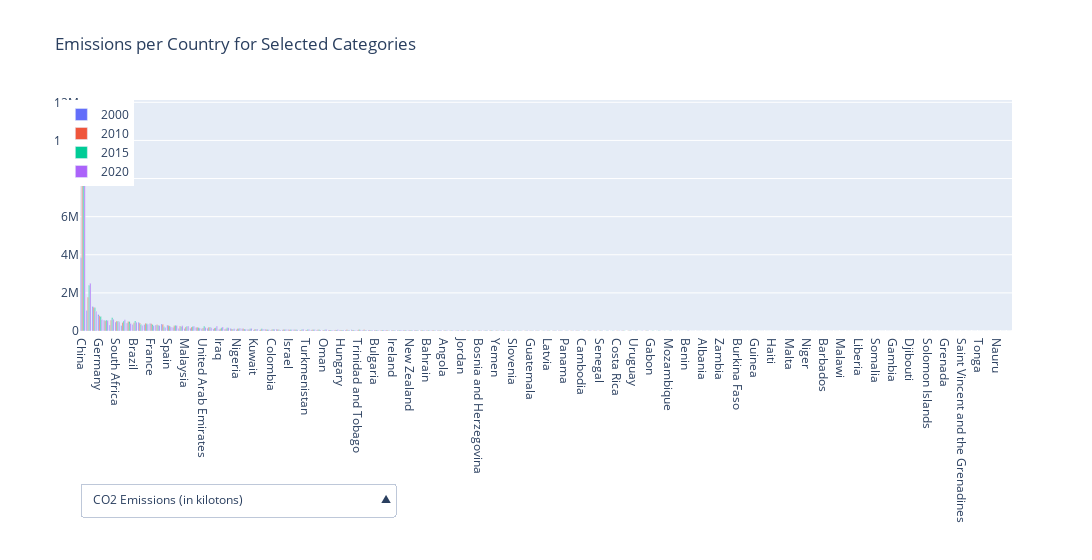

Notebook cell for this chart:
### Markdown cell above
<head>
    <style>
        .scrollable-container {
            max-width: 100%; /* Adjust based on your layout needs */
            overflow-x: auto; /* Enables horizontal scrolling */
            border: 1px solid #ccc; /* Optional: adds a border around the container */
        }
    </style>
</head>
<div class="scrollable-container">

### Code cell
# Sort by 'total_CO' (or any other initial sort criteria) and select the top 10
merge = pd.read_csv('../graphs/graphA/merge.csv')
years = ['2000', '2010', '2015', '2020']
# LULUCF filter:
# Removes all rows with 'All sectors with LULUCF' in the 'Item' column
merge = merge[merge['Item'] != 'All sectors with LULUCF']

# Calculate the average of the relative values for each country
merge['avg_total'] = merge[[year for year in years]].mean(axis=1)

# Sort by the average
total_sort = merge.sort_values('avg_total', ascending=False)

# Create a new Figure
fig = go.Figure()

for year in years:
    fig.add_trace(go.Bar(
        x=total_sort['Area'],
        y=total_sort[year],
        name=year,
        width=0.2,
    ))


# Change the bar mode to group
fig.update_layout(barmode='group')

# Add labels and title
fig.update_layout(
    title='Emissions per Country for Selected Categories',
    xaxis_title='',
    yaxis_title=''
)

# Define dropdown menus for switching categories
fig.update_layout(
    updatemenus=[
        dict(
            buttons=[
                dict(label="CO2 Emissions (in kilotons)",
                     method="update",
                     args=[{"y": [total_sort[year] for year in years]}]),
                dict(label="CO2 Emissions per Area (in kilotons per km²)",
                     method="update",
                     args=[{"y": [total_sort[year+'/area'] for year in years]}]),
                dict(label="CO2 Emissions per Capita (in kilotons per person)",
                     method="update",
                     args=[{"y": [total_sort[year+'/pop'] for year in years]}])
            ],
            direction="up",
            pad={"r": 10, "t": 10},
            showactive=True,
            x=0,
            xanchor="left",
            y=-0.8,
            yanchor="bottom"
        ),
    ],
    width=6000,
    bargroupgap=1,
    legend=dict(x=-0.02, y=1, xanchor='left', yanchor='top'),
)

# Show the plot
fig.show()

### Figure 1 — Plotly figure (JSON) as saved in the notebook; plotly's stock layout.template omitted (floating-point values rounded to 4 significant figures; data arrays with more than 128 entries replaced by an {"elided": "..."} marker saying what was removed)
{"data": [{"name": "2000", "type": "bar", "width": 0.2, "x": {"elided": "162 str values"}, "y": {"elided": "162 float values"}}, {"name": "2010", "type": "bar", "width": 0.2, "x": {"elided": "162 str values"}, "y": {"elided": "162 float values"}}, {"name": "2015", "type": "bar", "width": 0.2, "x": {"elided": "162 str values"}, "y": {"elided": "162 float values"}}, {"name": "2020", "type": "bar", "width": 0.2, "x": {"elided": "162 str values"}, "y": {"elided": "162 float values"}}], "layout": {"bargroupgap": 1, "barmode": "group", "legend": {"x": -0.02, "xanchor": "left", "y": 1, "yanchor": "top"}, "title": {"text": "Emissions per Country for Selected Categories"}, "updatemenus": [{"buttons": [{"args": [{"y": {"elided": "4x162 float values"}}], "label": "CO2 Emissions (in kilotons)", "method": "update"}, {"args": [{"y": {"elided": "4x162 float values"}}], "label": "CO2 Emissions per Area (in kilotons per km²)", "method": "update"}, {"args": [{"y": {"elided": "4x162 float values"}}], "label": "CO2 Emissions per Capita (in kilotons per person)", "method": "update"}], "direction": "up", "pad": {"r": 10, "t": 10}, "showactive": true, "x": 0, "xanchor": "left", "y": -0.8, "yanchor": "bottom"}], "width": 6000, "xaxis": {"title": {"text": ""}}, "yaxis": {"title": {"text": ""}}}}
